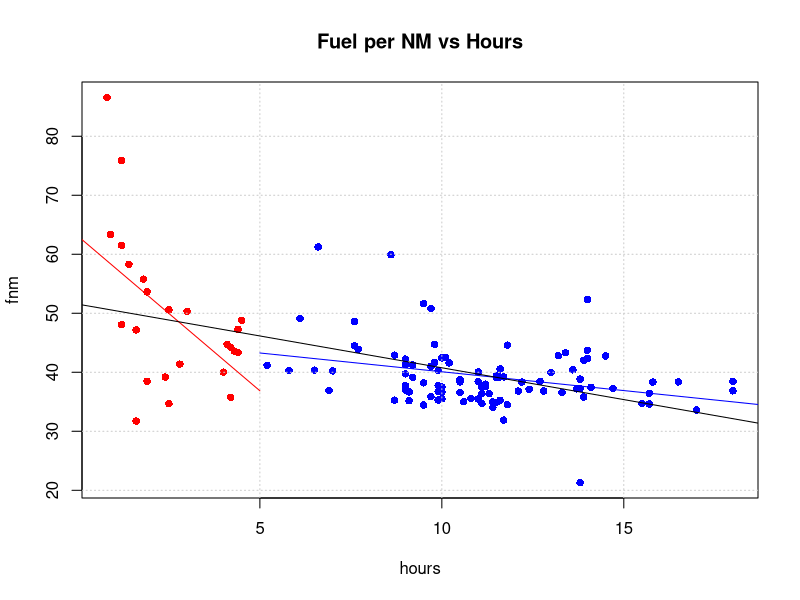

Source code (R):
#Chow Test - another example of a restriction tes
# Ho: Models are the same (data can be pooled)
# Ha: Models are not the same (data should not be pooled)
#
# Significance = 5% for 95% confidence level
#
#                (SSEr - SSEu) / J
# Test Stat: F = ------------------ ~ F df=J,N-K-1
#                 SSEu / (N-K-1)
#
# J = number of restrictions
# N = number of observations
# K = number of independent variables (unrestricted model)
#
# Reject Ho if F > Fcrit
#
# F >= Fcrit: Reject Ho: there is sufficient statistical
# evidence at the stated level of significance to reject
# the null hypothesis that the models are the same. The
# data should be split into separate groups, and estimated
# separately.
#
# F < Fcrit: Fail to Reject Ho: there is insufficient 
# statistical evidence at the stated level of significance 
# to reject the null hypothesis that the models are the same.
# The data can be safely pooled and estimated as one group.
# 
# 

#Management has given us data from two different
#operations. One is for short-range flights defined
#as less than 5 hours.  And long-range flights defined
#as 5 or more hours.  They have provided the data grouped
#together (chow.csv)

dfm <- read.csv("chow.csv")
fnm <- dfm$fnm       #fuel per nautical mile (lbs)
hours <- dfm$hours   #flight time (hours)

#Plot fuel usage on time, with red for flights less than 5 hours
plot(hours,fnm, col=ifelse(hours<5,"red","blue"),pch=16,main="Fuel per NM vs Hours")
grid(col="#cccccc")
#abline(v=5, lty=4)

#Get data for the following plots
dfm.short <- dfm[hours < 5,]
dfm.long <- dfm[hours >= 5,]

#--------------------------------------------------

#Plot Short flights (<5 hours)
y <- dfm.short$fnm
x <- dfm.short$hours
lm(y ~ x) # from this we get the intercept and slope terms

x1 <- 0; y1 <- 63.069
x2 <- 5; y2 <- 63.069 - 5.242 * 5
segments(x1,y1,x2,y2,col="red")

#--------------------------------------------------
#Plot Long flights (>= 5 hours)
y <- dfm.long$fnm
x <- dfm.long$hours
lm(y ~ x) # from this we get the intercept and slope terms

x1 <- 5; y1 <- 46.4571 -0.6375 * 5
x2 <- 20; y2 <- 46.4571 - 0.6375 * 20
segments(x1,y1,x2,y2,col="blue")

#we will see later this is a restricted model
mod.r <- lm(fnm ~ hours)
abline(mod.r)

# ----------------------------------------------
# Time for a Chow Test
# ----------------------------------------------
